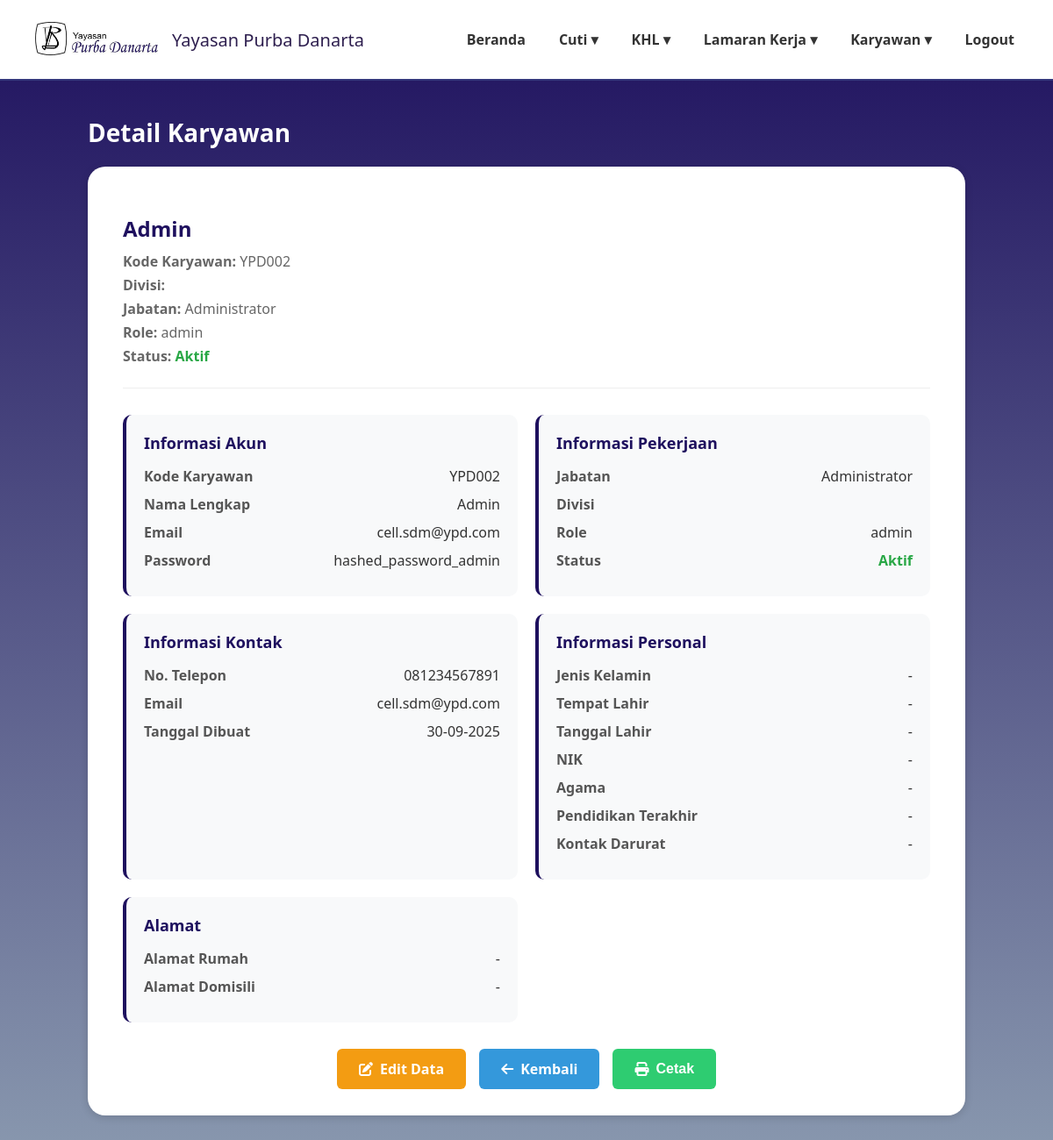
Before: /detail_karyawan.php?id=2 (signed in) with the older database file.
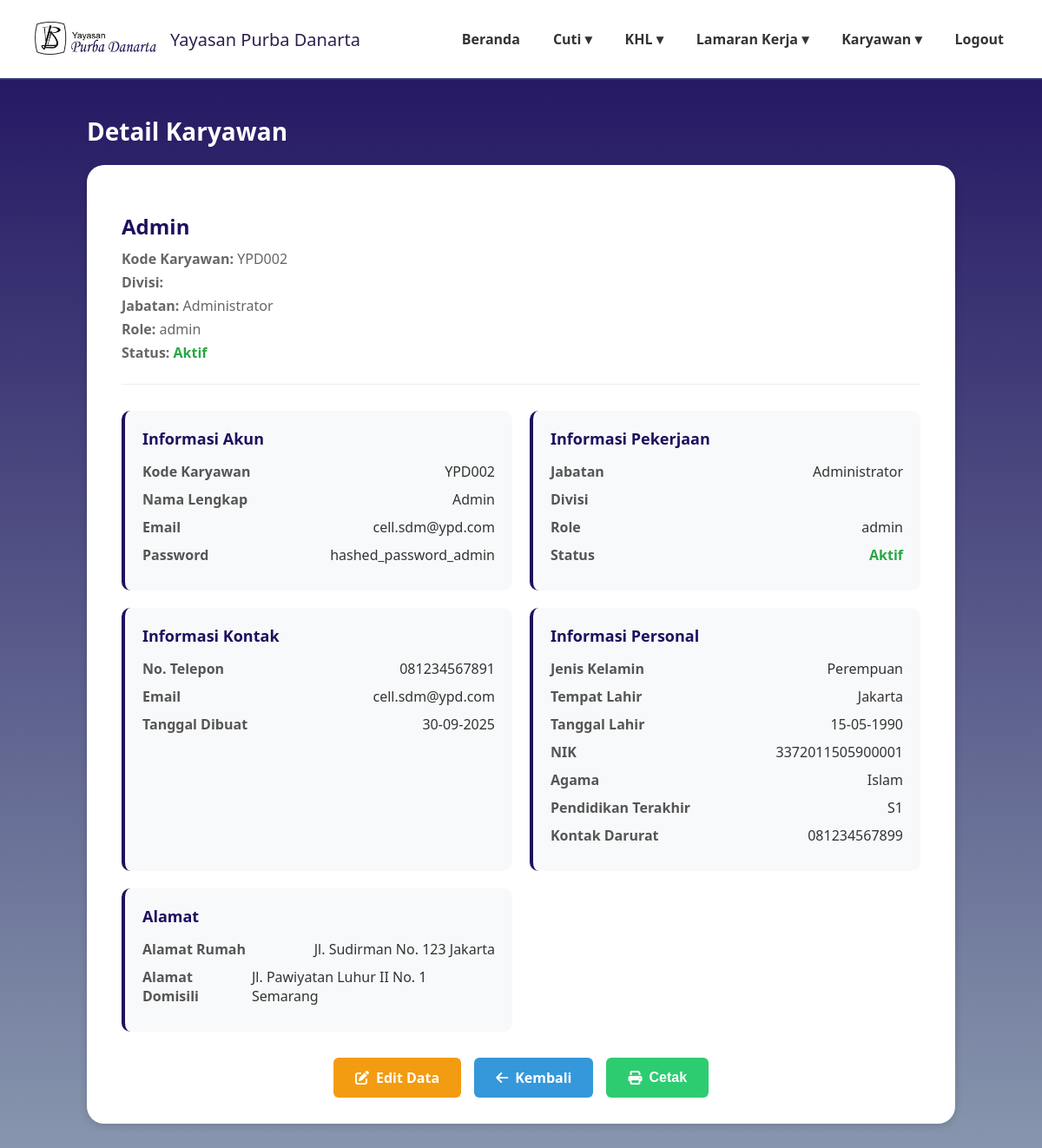
After: the same page with the newer database file.
### tables this page shows
CREATE TABLE `data_karyawan` (
  `id_karyawan` int(11) NOT NULL,
  `kode_karyawan` varchar(20) NOT NULL,
  `nama_lengkap` varchar(100) NOT NULL,
  `email` varchar(100) NOT NULL,
  `password` varchar(255) NOT NULL,
  `jabatan` varchar(50) NOT NULL,
  `divisi` varchar(50) NOT NULL,
  `role` enum('karyawan','direktur','admin','penanggung jawab') NOT NULL DEFAULT 'karyawan',
  `no_telp` varchar(20) DEFAULT NULL,
  `sisa_cuti_tahunan` int(3) DEFAULT 0,
  `sisa_cuti_lustrum` int(3) DEFAULT 0,
  `status_aktif` enum('aktif','non_aktif') NOT NULL DEFAULT 'aktif',
  `created_at` timestamp NOT NULL DEFAULT current_timestamp(),
  `jenis_kelamin` varchar(10) DEFAULT NULL,
  `tempat_lahir` varchar(100) DEFAULT NULL,
  `tanggal_lahir` date DEFAULT NULL,
  `nik` varchar(20) DEFAULT NULL,
  `alamat_rumah` text DEFAULT NULL,
  `alamat_domisili` text DEFAULT NULL,
  `agama` varchar(20) DEFAULT NULL,
  `kontak_darurat` varchar(20) DEFAULT NULL,
  `pendidikan_terakhir` varchar(50) DEFAULT NULL
);

### detail_karyawan.php (the view, shortened to what this page needs)
<?php
require_once 'config.php';
$karyawan_id = $_GET['id'] ?? '';
$sql = "SELECT * FROM data_karyawan WHERE id_karyawan = ?";
$stmt = $conn->prepare($sql);
$stmt->bind_param("i", $karyawan_id);
$stmt->execute();
$result = $stmt->get_result();
$karyawan = $result->fetch_assoc();
?>
<!DOCTYPE html>
<html lang="id">
<head>
    <link rel="stylesheet" href="https://cdnjs.cloudflare.com/ajax/libs/font-awesome/6.4.0/css/all.min.css">
</head>
<body>
    <header>
        <div class="logo">
            <img src="image/namayayasan.png" alt="Logo">
            <span>Yayasan Purba Danarta</span>
        </div>
        <nav>
            <ul>
                <li><a href="dashboardadmin.php">Beranda</a></li>
                <li><a href="#">Cuti ▾</a>
                </li>
                <li><a href="#">KHL ▾</a>
                </li>
                <li><a href="#">Lamaran Kerja ▾</a>
                </li>
                <li><a href="#">Karyawan ▾</a>
                </li>
                <li><a href="logout2.php">Logout</a></li>
            </ul>
        </nav>
    </header>
    <main>
        <div class="welcome-section">
            <h1>Detail Karyawan</h1>
        </div>
        <div class="card">
            <div class="employee-header">
                <div class="employee-info">
                    <h3><?php echo htmlspecialchars($karyawan['nama_lengkap']); ?></h3>
                    <p><strong>Kode Karyawan:</strong> <?php echo htmlspecialchars($karyawan['kode_karyawan']); ?></p>
                    <p><strong>Divisi:</strong> <?php echo htmlspecialchars($karyawan['divisi']); ?></p>
                    <p><strong>Jabatan:</strong> <?php echo htmlspecialchars($karyawan['jabatan']); ?></p>
                    <p><strong>Role:</strong> <?php echo htmlspecialchars($karyawan['role']); ?></p>
                    <p><strong>Status:</strong>
                        <span class="<?php echo $karyawan['status_aktif'] == 'aktif' ? 'status-aktif' : 'status-non-aktif'; ?>">
                            <?php echo ucfirst($karyawan['status_aktif']); ?>
                        </span>
                    </p>
                </div>
            </div>
            <div class="detail-grid">
                <div class="detail-card">
                    <h4>Informasi Akun</h4>
                    <div class="detail-item">
                        <span class="detail-label">Kode Karyawan</span>
                        <span class="detail-value"><?php echo htmlspecialchars($karyawan['kode_karyawan']); ?></span>
                    </div>
                    <div class="detail-item">
                        <span class="detail-label">Nama Lengkap</span>
                        <span class="detail-value"><?php echo htmlspecialchars($karyawan['nama_lengkap']); ?></span>
                    </div>
                    <div class="detail-item">
                        <span class="detail-label">Email</span>
                        <span class="detail-value"><?php echo htmlspecialchars($karyawan['email']); ?></span>
                    </div>
                    <div class="detail-item">
                        <span class="detail-label">Password</span>
                        <span class="detail-value"><?php echo htmlspecialchars($karyawan['password']); ?></span>
                    </div>
                </div>
                <div class="detail-card">
                    <h4>Informasi Pekerjaan</h4>
                    <div class="detail-item">
                        <span class="detail-label">Jabatan</span>
                        <span class="detail-value"><?php echo htmlspecialchars($karyawan['jabatan']); ?></span>
                    </div>
                    <div class="detail-item">
                        <span class="detail-label">Divisi</span>
                    </div>
                    <div class="detail-item">
                        <span class="detail-label">Role</span>
                        <span class="detail-value"><?php echo htmlspecialchars($karyawan['role']); ?></span>
                    </div>
                    <div class="detail-item">
                        <span class="detail-label">Status</span>
                        <span class="detail-value <?php echo $karyawan['status_aktif'] == 'aktif' ? 'status-aktif' : 'status-non-aktif'; ?>">
                            <?php echo ucfirst($karyawan['status_aktif']); ?>
                        </span>
                    </div>
                </div>
                <div class="detail-card">
                    <h4>Informasi Kontak</h4>
                    <div class="detail-item">
                        <span class="detail-label">No. Telepon</span>
                        <span class="detail-value"><?php echo htmlspecialchars($karyawan['no_telp'] ?: '-'); ?></span>
                    </div>
                    <div class="detail-item">
                        <span class="detail-label">Email</span>
                        <span class="detail-value"><?php echo htmlspecialchars($karyawan['email']); ?></span>
                    </div>
                    <div class="detail-item">
                        <span class="detail-label">Tanggal Dibuat</span>
                        <span class="detail-value"><?php echo date('d-m-Y', strtotime($karyawan['created_at'])); ?></span>
                    </div>
                </div>
                <div class="detail-card">
                    <h4>Informasi Personal</h4>
                    <div class="detail-item">
                        <span class="detail-label">Jenis Kelamin</span>
                        <span class="detail-value"><?php echo htmlspecialchars($karyawan['jenis_kelamin'] ?? '-'); ?></span>
                    </div>
                    <div class="detail-item">
                        <span class="detail-label">Tempat Lahir</span>
                        <span class="detail-value"><?php echo htmlspecialchars($karyawan['tempat_lahir'] ?? '-'); ?></span>
                    </div>
                    <div class="detail-item">
                        <span class="detail-label">Tanggal Lahir</span>
                        <span class="detail-value"><?php echo !empty($karyawan['tanggal_lahir']) ? date('d-m-Y', strtotime($karyawan['tanggal_lahir'])) : '-'; ?></span>
                    </div>
                    <div class="detail-item">
                        <span class="detail-label">NIK</span>
                        <span class="detail-value"><?php echo htmlspecialchars($karyawan['nik'] ?? '-'); ?></span>
                    </div>
                    <div class="detail-item">
                        <span class="detail-label">Agama</span>
                        <span class="detail-value"><?php echo htmlspecialchars($karyawan['agama'] ?? '-'); ?></span>
                    </div>
                    <div class="detail-item">
                        <span class="detail-label">Pendidikan Terakhir</span>
                        <span class="detail-value"><?php echo htmlspecialchars($karyawan['pendidikan_terakhir'] ?? '-'); ?></span>
                    </div>
                    <div class="detail-item">
                        <span class="detail-label">Kontak Darurat</span>
                        <span class="detail-value"><?php echo htmlspecialchars($karyawan['kontak_darurat'] ?? '-'); ?></span>
                    </div>
                </div>
                <div class="detail-card full-width">
                    <h4>Alamat</h4>
                    <div class="detail-item">
                        <span class="detail-label">Alamat Rumah</span>
                        <span class="detail-value"><?php echo htmlspecialchars($karyawan['alamat_rumah'] ?? '-'); ?></span>
                    </div>
                    <div class="detail-item">
                        <span class="detail-label">Alamat Domisili</span>
                        <span class="detail-value"><?php echo htmlspecialchars($karyawan['alamat_domisili'] ?? '-'); ?></span>
                    </div>
                </div>
            </div>
            <div class="action-buttons">
                <a href="edit_karyawan.php?id=<?php echo $karyawan['id_karyawan']; ?>" class="btn btn-edit">
                    <i class="fas fa-edit"></i> Edit Data
                </a>
                <a href="data_karyawan.php" class="btn btn-back">
                    <i class="fas fa-arrow-left"></i> Kembali
                </a>
                <button class="btn btn-print" onclick="window.print()">
                    <i class="fas fa-print"></i> Cetak
                </button>
            </div>
        </div>
    </main>
</body>
</html>

### detail_karyawan.php (style rules this page uses)
body { margin:0; font-family:'Segoe UI', Tahoma, Geneva, Verdana, sans-serif; background: linear-gradient(180deg,#1E105E 0%,#8897AE 100%); min-height:100vh; color:#333; }
header { background:rgba(255,255,255,1); padding:20px 40px; display:flex; justify-content:space-between; align-items:center; border-bottom:2px solid #34377c; }
.logo { display:flex; align-items:center; gap:16px; font-weight:500; font-size:20px; color:#2e1f4f; }
.logo img { width: 140px; height: 50px; object-fit: contain; }
nav ul { list-style:none; margin:0; padding:0; display:flex; gap:30px; }
nav li { position:relative; }
nav a { text-decoration:none; color:#333; font-weight:600; padding:8px 4px; display:block; }
main { max-width:1000px; margin:40px auto; padding:0 20px; }
.welcome-section { margin-bottom: 20px; }
.welcome-section h1 { color: #fff; font-size: 28px; margin-bottom: 5px; }
.card { background:#fff; border-radius:20px; padding:30px 40px; box-shadow:0 2px 10px rgba(0,0,0,0.15); }
.employee-header { margin-bottom: 30px; padding-bottom: 20px; border-bottom: 1px solid #eee; }
.employee-info h3 { font-size: 24px; margin-bottom: 10px; color: #1E105E; }
.employee-info p { margin: 5px 0; color: #666; }
.detail-grid { display: grid; grid-template-columns: repeat(2, 1fr); gap: 20px; margin-bottom: 30px; }
.detail-card { background: #f8f9fa; padding: 20px; border-radius: 10px; border-left: 4px solid #1E105E; }
.detail-card h4 { margin-top: 0; margin-bottom: 15px; color: #1E105E; font-size: 18px; }
.detail-item { margin-bottom: 10px; display: flex; justify-content: space-between; }
.detail-label { font-weight: 600; color: #555; }
.detail-value { color: #333; }
.status-aktif { color: #28a745; font-weight: bold; }
.action-buttons { display: flex; gap: 15px; justify-content: center; margin-top: 30px; }
.btn { padding: 12px 25px; border: none; border-radius: 6px; cursor: pointer; font-weight: 600; display: flex; align-items: center; gap: 8px; transition: all 0.3s ease; text-decoration: none; font-size: 16px; }
.btn-edit { background-color: #f39c12; color: white; }
.btn-back { background-color: #3498db; color: white; }
.btn-print { background-color: #2ecc71; color: white; }

Changed rows visible on the page:
changed data_karyawan "Admin": jenis_kelamin "-" → "Perempuan"; tempat_lahir "-" → "Jakarta"; tanggal_lahir (not shown) → "15-05-1990"; nik "-" → "3372011505900001"; agama "-" → "Islam"; pendidikan_terakhir "-" → "S1"; kontak_darurat "-" → "081234567899"; alamat_rumah "-" → "Jl. Sudirman No. 123 Jakarta"; alamat_domisili "-" → "Jl. Pawiyatan Luhur II No. 1 Semarang"
